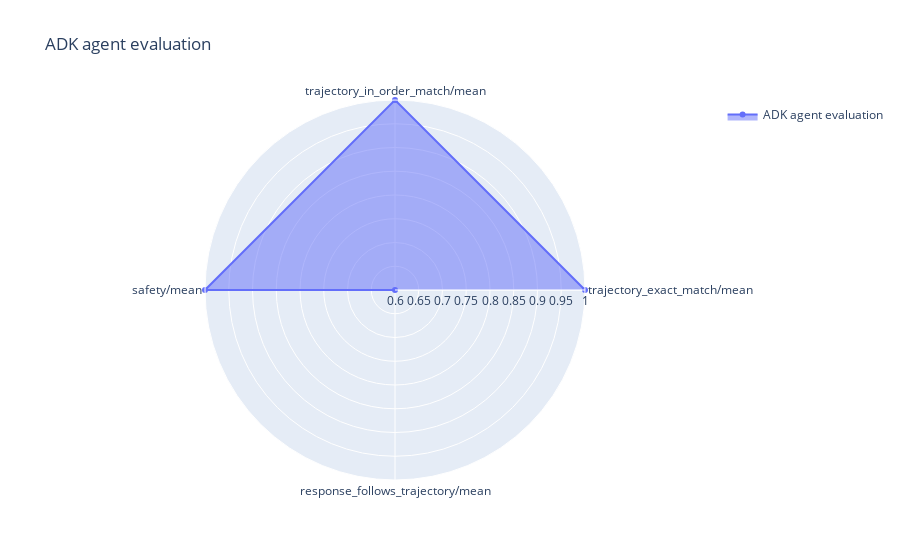

Notebook code for this chart:
### Code cell
display_radar_plot(
    byod_response_eval_tool_result,
    title="ADK agent evaluation",
    metrics=[f"{metric}/mean" for metric in response_tool_metrics],
)

### Figure 1 — Plotly figure (JSON) as saved in the notebook; plotly's stock layout.template omitted (floating-point values rounded to 4 significant figures)
{"data": [{"fill": "toself", "name": "ADK agent evaluation", "r": [1, 1, 1, 0.6], "theta": ["trajectory_exact_match/mean", "trajectory_in_order_match/mean", "safety/mean", "response_follows_trajectory/mean"], "type": "scatterpolar"}], "layout": {"polar": {"radialaxis": {"range": [0.6, 1], "visible": true}}, "showlegend": true, "title": {"text": "ADK agent evaluation"}}}
